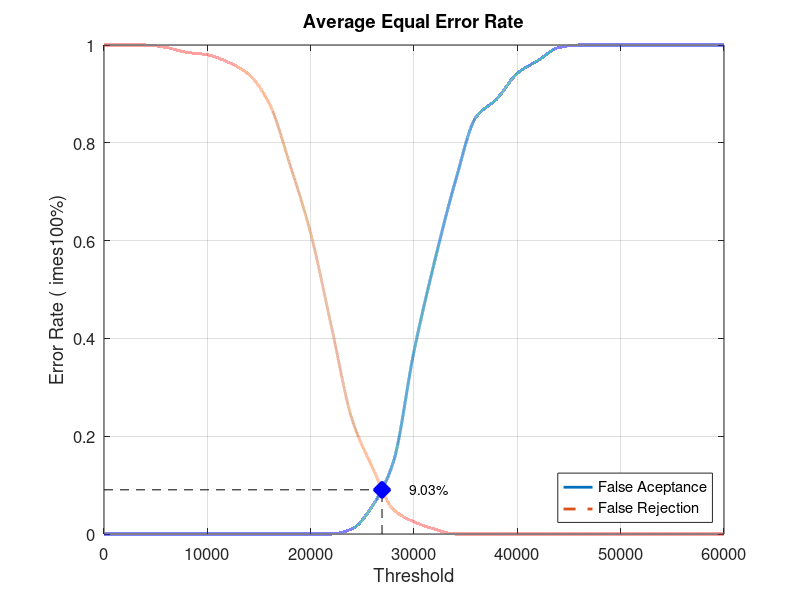
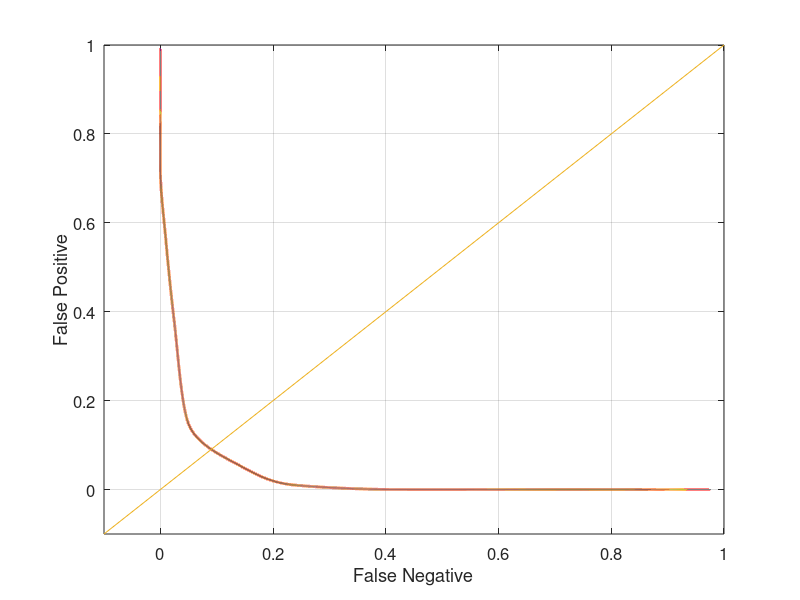

Recreate these plots in MATLAB, in order.
close all;
clear;
clc;
x = 0:2000:60000;
xq = 0:0.5:60000;

y0 = [0 0 0 0 0 0 0 0 0 0 0 0 0.0105263 0.0578947 0.147368 0.373684 0.557895 0.721053 0.852632 0.889474 0.942105 0.968421 0.994737 1 1 1 1 1 1 1 1]
yy0 = interp1(x, y0, xq, 'pchip');
y1 = [1 1 1 0.995 0.985 0.98 0.965 0.94 0.88 0.755 0.615 0.425 0.235 0.135 0.05 0.025 0.01 0 0 0 0 0 0 0 0 0 0 0 0 0 0]
yy1 = interp1(x, y1, xq, 'pchip');

% Calculating EER: 
y2 = abs(y0 - y1);
find(y2 == min(y2))
yy2 = abs(yy0 - yy1);
xEER = find(yy2 == min(yy2));
xEERIndex = xq(xEER) % X-axis EER
yEER = yy0(xEER) % Y-axis EER

main = figure
plot(xq, yy0,'-','LineWidth', 2);	hold on
plot(xq, yy1,'--','LineWidth', 2);	hold on
plot([xEERIndex xEERIndex], [0 yEER], 'k--');	hold on
plot([0 xEERIndex], [yEER yEER], 'k--');	hold on
plot(xEERIndex, yEER, 'bx', 'LineWidth', 10);	hold on
text(xEERIndex + 10 * xEERIndex / 100, yEER, [num2str(round((10000 * yEER)) / 100) '%'])
legend('False Aceptance', 'False Rejection', 'Location', 'SouthEast')
xlabel('Threshold')
ylabel('Error Rate (	imes100%)')
title('Average Equal Error Rate')
set(gca, 'FontSize', 12)
axis([0 60000 0 1])
grid on

print(main, 'Database2_2Main', '-dpng');
FNRxFPR = figure('Color', [1 1 1]);
plot(yy1, yy0, '-', yy1, yy0, 'LineWidth', 2);
hold on
y = -0.1:0.1:1
plot(y, y); 
set(gca, 'FontSize', 12)
xlabel('False Negative')
ylabel('False Positive')
axis([-0.1 1 -0.1 1])
set(gca, 'FontSize', 12)
grid on

print(FNRxFPR, 'Database2_2FNRxFPR','-dpng');
